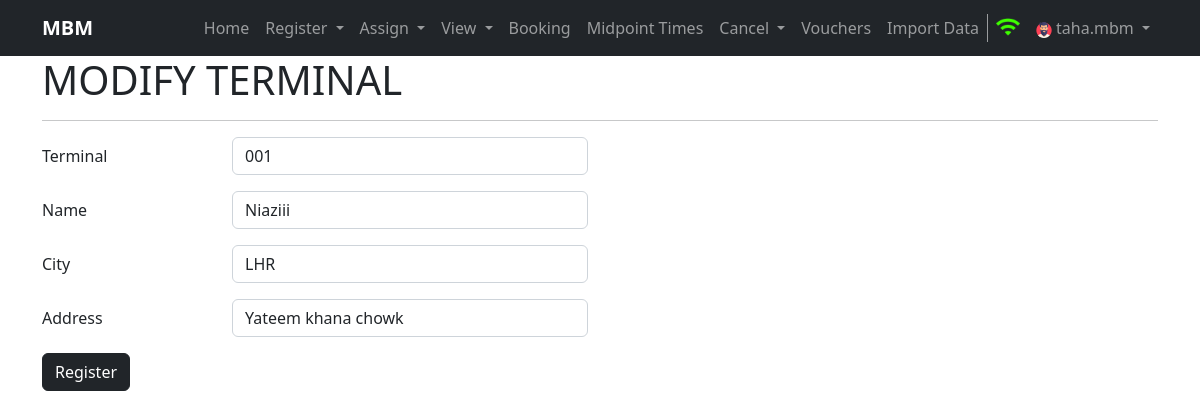
The page /modifyterminal/2 (signed in) on the database its author committed.
### home/models.py (models this page shows, shortened)
class Terminal(models.Model):
    tcode = models.CharField(max_length=3, unique=True)
    name = models.CharField(max_length=100)
    city = models.CharField(max_length=100)
    address = models.CharField(max_length=150)
    created = models.DateTimeField(auto_now_add=True, editable=False, null=False, blank=False)
    last_modified = models.DateTimeField(auto_now_add=True, editable=False, null=False, blank=False)
    class Meta:
        verbose_name_plural = 'Terminal'

### home/views.py (the view, shortened to what this page needs)
# urls.py: path('modifyterminal/<int:t_id>', views.modifyterminal, name='modifyterminal')
def modifyterminal(request, t_id):
    if request.user.is_anonymous:
        return redirect('/login')
    terminal = None
    try:
        terminal = Terminal.objects.get(id=t_id)
    except Exception as e:
        messages.warning(request, e)
    return render(request, 'modifyterminal.html', {'terminal': terminal})

### templates/modifyterminal.html (shortened to what this page needs)
{% extends 'base.html' %}
{% block username %}{{ request.user.username }}{% endblock username %}
{%block body%}
<div class="container">
    <h1>MODIFY TERMINAL</h1>
    <hr>
</div>
<div class="container my-3">
    <form method="post" name="register" action="">
        <div class="mb-3 row">
          <label for="inputTCode" class="col-sm-2 col-form-label">Terminal</label>
          <div class="col-sm-4">
            <input type="number" class="form-control" id="inputTCode" name="inputTCode" placeholder="Terminal Code" minlength="3" maxlength="50" value="{{terminal.tcode}}" readonly required>
          </div>
        </div>
        <div class="mb-3 row">
            <label for="inputName" class="col-sm-2 col-form-label">Name</label>
            <div class="col-sm-4">
              <input type="text" class="form-control" id="inputName" name="inputName" placeholder="Terminal Name" minlength="3" maxlength="50" value="{{terminal.name}}" required>
            </div>
          </div>
          <div class="mb-3 row">
            <label for="inputCity" class="col-sm-2 col-form-label">City</label>
            <div class="col-sm-4">
              <input type="text" class="form-control" id="inputCity" placeholder="City Name" name="inputCity" minlength="3" maxlength="50" value="{{terminal.city}}" required>
            </div>
          </div>
          <div class="mb-3 row">
            <label for="inputAddress" class="col-sm-2 col-form-label">Address</label>
            <div class="col-sm-4">
              <input type="text" class="form-control" id="inputAddress" name="inputAddress" placeholder="Terminal Address" min="10" max="100" value="{{terminal.address}}" required>
            </div>
          </div>
          <button type="submit" class="btn btn-dark btn-md">Register</button>
    </form>
</div>
{%endblock body%}

### rows shown on the page
Terminal: inputTCode "001", inputName "Niaziii", inputCity "LHR", inputAddress "Yateem khana chowk"

### other values the page prints
{{ request.user.username }} "taha.mbm"
